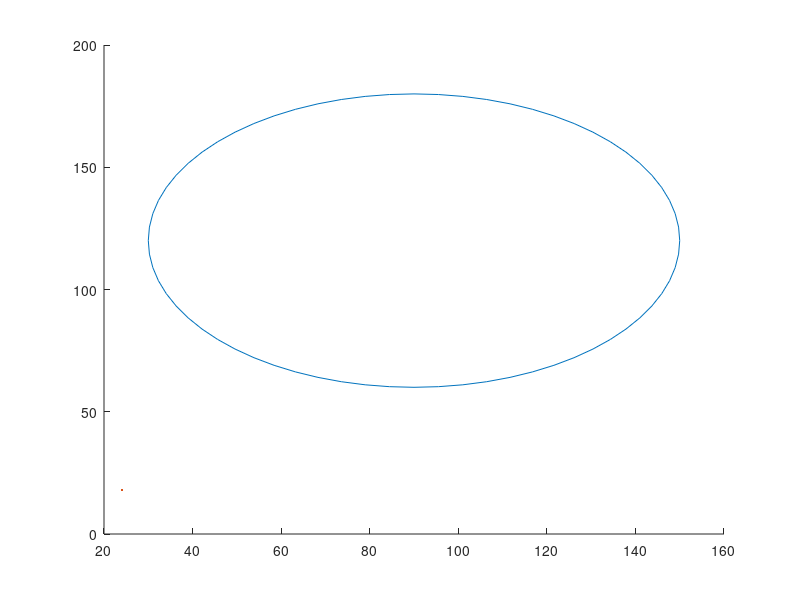

Here is the MATLAB script that generated this plot: (Note: this script raises an error after producing the figure.)
% Sets up a test problem and interpolates it with the intensity spline
% interpolated registered spline trajectories.


%% define the 'circling ellipse' test problem

% size of the domain
m = 90; n = 120;
% center points
center_m = floor(m/2); center_n = floor(n/2);
% minor and major axis of the ellipsoidal motion
R_y = m/4; R_x = n/4;
% minor and major axis of te ellipses
r_y = m/5; r_x = n/5;
% set up discretization of the circular motion
numberOfSlices = 9;
theta = linspace(3*pi/2,2*pi+3*pi/2,numberOfSlices);
% set up the center points of the circles
centerPoints_y = center_m + R_y * sin(-theta);
centerPoints_x = center_n + R_x * cos(-theta);

% define the coloring of the circles
% pI = @(x) 1;
% pI = @(x) x;
% pI = @(x) x.^3;
pI = @(x) sin(x*pi*2);

% create the test problem
slices = zeros(m,n,numberOfSlices);
for k = 1:numberOfSlices
    slices(:,:,k) = drawCircle(m,n,centerPoints_x(k),centerPoints_y(k),r_x,r_y) * pI(k/numberOfSlices);
end
% set the slice heights
z = 1:numberOfSlices; % algorithm works with non-equidistant slices distances

% set up the a cell array of slices in different contrasts
modSize = 1;
Imultimod = {};
for k = 1:numberOfSlices
    for mm = 1:modSize
        Imultimod{k}(:,:,mm) = drawCircle(m,n,centerPoints_x(k),centerPoints_y(k),r_x,r_y); % here you could add different contrasts
    end
end

%% slice interpolation
R = 3;
lambda = 10000; % the higher the regularization factor lambda it will search for more global motions but ignores local structures
tau = 100;  % step size of the implicit gradient descent
TOL = 0.04;
maxIter = 1000;
borderSize = 0.1;

[slices_interpolated,z_interpolated,vx,vy] = sliceInterp_spline_intensitySpline(slices,z,R,lambda,tau,TOL,maxIter,borderSize);

% Update: For the paper we interpolated MR slices that are captured at
% different inversion recovery times, which results to different contrasts
% of the same amnatomical structures.
% for the circeling circle problem we actually used the single mode
% Imultimod with the proper circles. Otherwise, registration problems
% occure when the circle has the same color as the background.
% [slices_interpolated,z_interpolated,vx,vy] = sliceInterp_spline_intensitySpline_multimod(slices,Imultimod,z,R,lambda,tau,TOL,maxIter,borderSize);

%% analytic solution
theta_analytic = linspace(3*pi/2,2*pi+3*pi/2,(numberOfSlices-1)*R+1);
centerPoints_y_analytic = center_m + R_y * sin(-theta_analytic);
centerPoints_x_analytic = center_n + R_x * cos(-theta_analytic);
slices_interpolated_analytic = zeros(m,n,(numberOfSlices-1)*R+1);
for k = 1:(numberOfSlices-1)*R+1
    slices_interpolated_analytic(:,:,k) = drawCircle(m,n,centerPoints_x_analytic(k),centerPoints_y_analytic(k),r_x,r_y);
end


%% visualize the results

figure(1);clf
interpolatedSliceNumber = 1; subPlotNumber = 1;
for originalSliceNumber = 1:numberOfSlices-1
    for intermediateNumber = 1:R
        subplot(numberOfSlices-1,R+1,subPlotNumber)
        imshow(slices_interpolated(:,:,interpolatedSliceNumber),[-1,1])
%         imshowpair(slices_interpolated_analytic(:,:,interpolatedSliceNumber),slices_interpolated(:,:,interpolatedSliceNumber),'Scaling','joint')
        if intermediateNumber == 1
            title(['original slice ' num2str(originalSliceNumber)])
        end
        interpolatedSliceNumber = interpolatedSliceNumber+1; subPlotNumber = subPlotNumber+1;
    end
    subplot(numberOfSlices-1,R+1,subPlotNumber); subPlotNumber = subPlotNumber+1;
    imshow(slices_interpolated(:,:,interpolatedSliceNumber),[-1,1])
%     imshowpair(slices_interpolated_analytic(:,:,interpolatedSliceNumber), slices_interpolated(:,:,interpolatedSliceNumber),'Scaling','joint')
    title(['original slice ' num2str(originalSliceNumber+1)])
end


%% functions
function I = drawCircle(m,n,a,b,rx,ry)
    I = zeros(m,n);
    for i = 1:m
        for j = 1:n
            if ((i-b)/ry)^2 + ((j-a)/rx)^2 <= 1
                I(i,j) = 1;
            end
        end
    end
end
